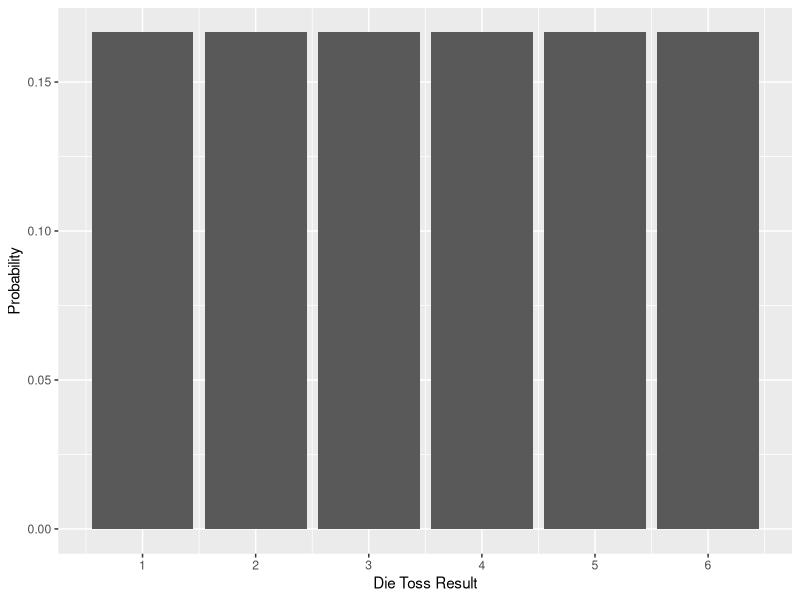
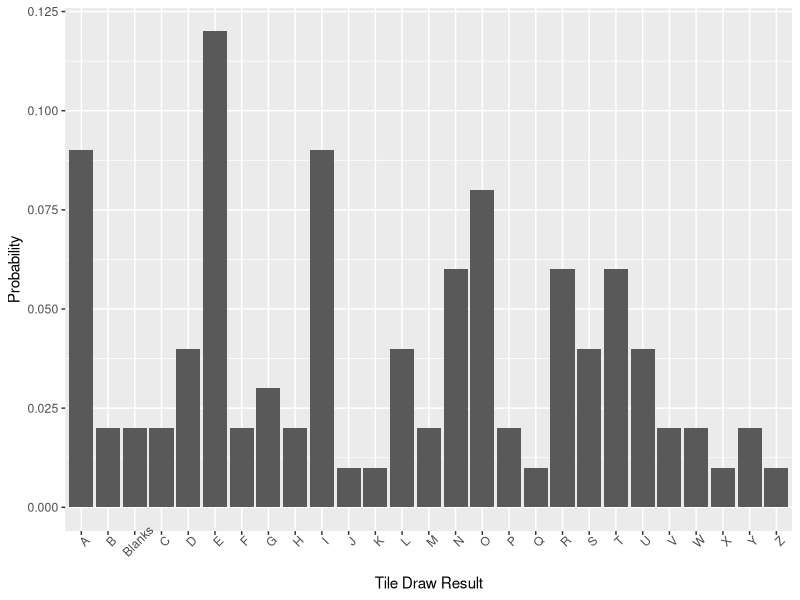
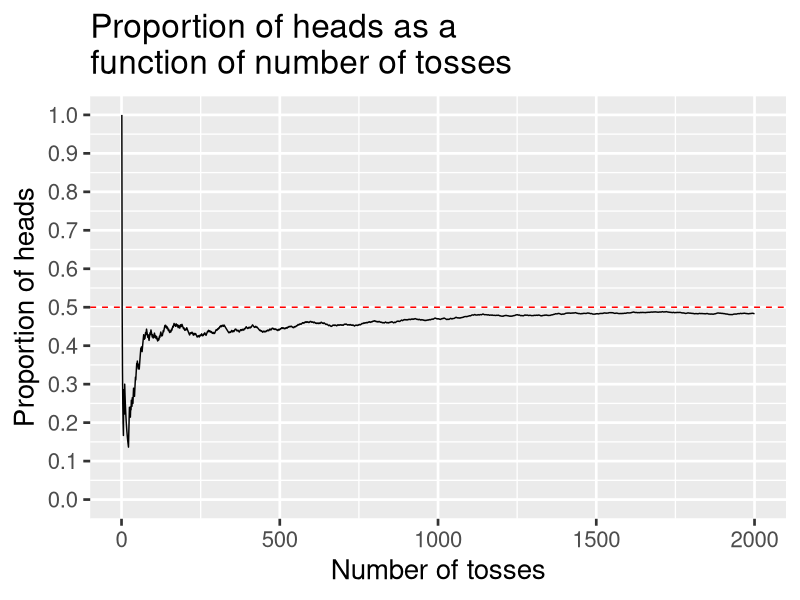
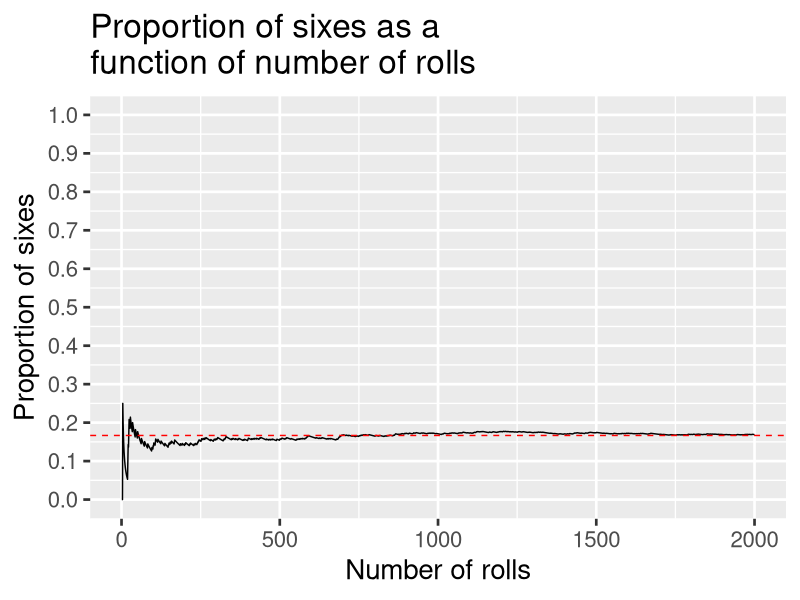
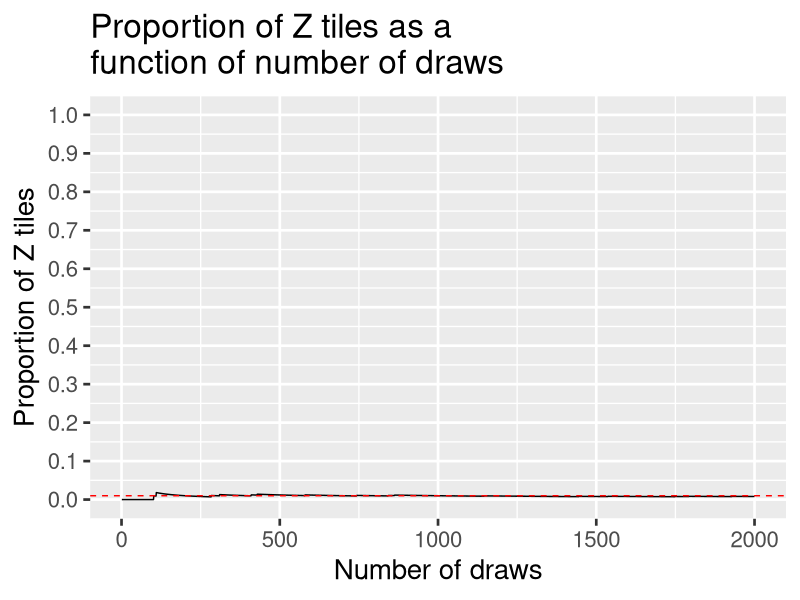

These charts were generated, in order, by the following R code: (Note: this script raises an error after producing the figures.)
## ---- chunk 1
# global chunk options: hide messages and warnings
knitr::opts_chunk$set(message = F, warning = F)
## ---- chunk 2
library(tidyverse)
library(gganimate)
library(RColorBrewer)
## ---- chunk 3
#| code-fold: true
#| 
data.frame(die.toss = c(1:6), prob = rep(1/6, 6)) %>%
  ggplot(aes(x = die.toss, y = prob)) +
  geom_bar(stat = "identity") +
  scale_x_continuous("Die Toss Result", breaks=c(1:6)) +
  scale_y_continuous("Probability")
## ---- chunk 4
#| code-fold: true
#| 

#frequencies copied from scrabble.hasbro.com
letters = c("A-9", "B-2", "C-2", "D-4", "E-12", "F-2", "G-3", "H-2", "I-9", "J-1", "K-1", "L-4", "M-2", "N-6", "O-8", "P-2", "Q-1", "R-6", "S-4", "T-6", "U-4", "V-2", "W-2", "X-1", "Y-2", "Z-1", "Blanks-2")
data.frame(letters) %>%
  separate(letters, into = c("letters", "freq")) %>%
  mutate(freq = as.numeric(freq),
         prob = freq/sum(freq)) %>%
  ggplot(aes(x = letters, y = prob)) +
  geom_bar(stat = "identity") +
  scale_x_discrete("Tile Draw Result") +
  scale_y_continuous("Probability") +
  theme(axis.text.x = element_text(angle = 45))
## ---- chunk 5
set.seed(101421) # set seed so each time I run the code, I get the same numbers
nsim = 2000 # how many simulations
X = matrix(NA, ncol = 4, nrow = nsim) # an empty object to store the matrix
for(S in 1:nsim){
  X[S,1] = S                                    # which roll/sim
  X[S,2] = rbinom(n = 1, size = 1, prob = .5)   # flip a coin
  X[S,3] = rbinom(n = 1, size = 1, prob = 1/6)  # roll the die
  X[S,4] = rbinom(n = 1, size = 1, prob = .01)  # grab a tile
}
X = as.data.frame(X)
names(X) = c("num", "coin", "die", "scrabble") #name the columns
head(X) #first few rows

## ---- chunk 6
X = X %>% 
  mutate(across(-num, # for all variables except the first
                ~cumsum(.)/row_number())) # cumultive sum
head(X)
## ---- chunk 7
X %>% ggplot(aes(x = num, y = coin)) + geom_line() + geom_hline(aes(yintercept = .5), color = "red", linetype = 2) + scale_x_continuous("Number of tosses") + scale_y_continuous("Proportion of heads", breaks = seq(0, 1, .1), limits = c(0,1)) + ggtitle("Proportion of heads as a\nfunction of number of tosses")+ theme_gray(base_size = 20) 
## ---- chunk 8
X %>% ggplot(aes(x = num, y = die)) + geom_line() + geom_hline(aes(yintercept = 1/6), color = "red", linetype = 2) + scale_x_continuous("Number of rolls") + scale_y_continuous("Proportion of sixes", breaks = seq(0, 1, .1), limits = c(0,1)) + ggtitle("Proportion of sixes as a\nfunction of number of rolls")+ theme_gray(base_size = 20) 
## ---- chunk 9
X %>% ggplot(aes(x = num, y = scrabble)) + geom_line() + geom_hline(aes(yintercept = .01), color = "red", linetype = 2) + scale_x_continuous("Number of draws") + scale_y_continuous("Proportion of Z tiles", breaks = seq(0, 1, .1), limits = c(0,1)) + ggtitle("Proportion of Z tiles as a\nfunction of number of draws")  + theme_gray(base_size = 20) 
## ---- chunk 10
#| code-fold: true
plot = expand_grid(N = 1:30, toss = 1:2000, prob = .5) %>% 
  mutate(coin = map_dbl(prob, ~rbinom(n = 1, size = 1, prob = .))) %>% 
  group_by(N) %>% 
  mutate(coin = cumsum(coin)/row_number())

plot = plot %>%
  ggplot(aes(x=toss, y=coin, frame=N)) + 
  geom_line() + 
  transition_manual(N)

plot
## ---- chunk 11
#| code-fold: true
#| 

set.seed(101719)

test_models = function(num_data){
  
  TO = matrix(NA, ncol = 3, nrow = num_data)
  
  for(S in 1:num_data){
    TO[S,1] = S
    TO[S,2] = rbinom(n = 1, size = 1, prob = .7)
    TO[S,3] = sum(TO[1:S,2])/S
    }
  
  TO = as.data.frame(TO); names(TO) = c("num", "draw", "prop")
  label = data.frame(x = rep(num_data*.9,3), y = c(.8, .65, .45), 
                label = paste("Model", c("A", "B", "C")))

  plot = TO %>%
    ggplot(aes(x = num, y = prop)) + 
    geom_line(size = 1.5) + 
    geom_hline(aes(yintercept = .7), color = "red", linetype = 2, size = 2) + 
    geom_hline(aes(yintercept = .75), color = "red", linetype = 2, size = 2) + 
    geom_hline(aes(yintercept = .4), color = "red", linetype = 2, size = 2) + 
    geom_text(aes(x=x, y=y, label=label), data = label, color = "blue", size = 8) +
    scale_x_continuous("Number of trials", breaks = seq(1, num_data, length.out = 10)) +   
    scale_y_continuous("Proportion of target outcomes", 
                       breaks = seq(0, 1, .1), limits = c(0,1)) + 
    ggtitle("Proportion of target outcomes as a \nfunction of number of trials") +
    theme_gray(base_size = 20)
  
  return(plot)
}

test_models(10)
## ---- chunk 12
#| code-fold: true
#| 

set.seed(101719)
test_models(100) # see prior slide for function code
## ---- chunk 13
#| code-fold: true
#| 

set.seed(101719)
test_models(10000)
## ---- chunk 14
#| code-fold: true
#| 
set.seed(101719)

which_samp = function(num_data){
  
  TO = matrix(NA, ncol = 7, nrow = num_data)
  
  for(S in 1:num_data){
    
    TO[S,1] = S
    TO[S,2] = rbinom(n = 1, size = 1, prob = .5)
    TO[S,3] = rbinom(n = 1, size = 1, prob = .42)
    TO[S,4] = rbinom(n = 1, size = 1, prob = .39)
    TO[S,5] = sum(TO[1:S,2])/S
    TO[S,6] = sum(TO[1:S,3])/S
    TO[S,7] = sum(TO[1:S,4])/S
  }
  
  TO = as.data.frame(TO); names(TO) = c("num", paste0("draw",1:3), paste0("prop",1:3))
  
  plot = TO %>%
    ggplot(aes(x = num)) + 
    geom_line(aes(y=prop1), color = brewer.pal(3, "Set2")[1], size = 2) + 
    geom_line(aes(y=prop2), color = brewer.pal(3, "Set2")[2], size = 2) + 
    geom_line(aes(y=prop3), color = brewer.pal(3, "Set2")[3], size = 2) + 
    scale_x_continuous("Number of trials") + 
    scale_y_continuous("Proportion of target outcomes", 
                       breaks = seq(0, 1, .1), limits = c(0,1)) + 
    ggtitle("Proportion of target outcomes as a \nfunction of Number of trials") +
    theme_bw(base_size = 20)
  
  return(plot)
}

which_samp(10)
## ---- chunk 15
#| code-fold: true
#| 

set.seed(101719)
which_samp(100)
## ---- chunk 16
#| code-fold: true
#| 

set.seed(101719)
which_samp(10000)
## ---- chunk 17
knitr::include_graphics("images/BF_pvalue.png")
